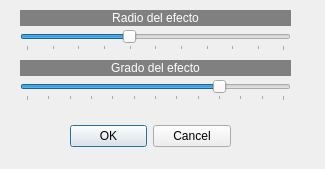
<?xml version="1.0" encoding="UTF-8"?>
<ui version="4.0">
 <class>pinchar_estirar</class>
 <widget class="QDialog" name="pinchar_estirar">
  <property name="geometry">
   <rect>
    <x>0</x>
    <y>0</y>
    <width>325</width>
    <height>169</height>
   </rect>
  </property>
  <property name="windowTitle">
   <string>Efecto de Pinchar/Estirar</string>
  </property>
  <widget class="QDialogButtonBox" name="buttonBox">
   <property name="geometry">
    <rect>
     <x>70</x>
     <y>120</y>
     <width>161</width>
     <height>32</height>
    </rect>
   </property>
   <property name="orientation">
    <enum>Qt::Horizontal</enum>
   </property>
   <property name="standardButtons">
    <set>QDialogButtonBox::Cancel|QDialogButtonBox::Ok</set>
   </property>
  </widget>
  <widget class="QSlider" name="horizontalSlider">
   <property name="geometry">
    <rect>
     <x>20</x>
     <y>30</y>
     <width>271</width>
     <height>21</height>
    </rect>
   </property>
   <property name="minimum">
    <number>1</number>
   </property>
   <property name="maximum">
    <number>500</number>
   </property>
   <property name="pageStep">
    <number>16</number>
   </property>
   <property name="value">
    <number>200</number>
   </property>
   <property name="orientation">
    <enum>Qt::Horizontal</enum>
   </property>
   <property name="tickPosition">
    <enum>QSlider::TicksBelow</enum>
   </property>
   <property name="tickInterval">
    <number>50</number>
   </property>
  </widget>
  <widget class="QLabel" name="label">
   <property name="geometry">
    <rect>
     <x>20</x>
     <y>10</y>
     <width>271</width>
     <height>16</height>
    </rect>
   </property>
   <property name="styleSheet">
    <string notr="true">background-color: rgb(128, 128, 128);
color: rgb(255, 255, 255);</string>
   </property>
   <property name="text">
    <string>Radio del efecto</string>
   </property>
   <property name="alignment">
    <set>Qt::AlignCenter</set>
   </property>
  </widget>
  <widget class="QSlider" name="horizontalSlider_2">
   <property name="geometry">
    <rect>
     <x>20</x>
     <y>80</y>
     <width>271</width>
     <height>21</height>
    </rect>
   </property>
   <property name="minimum">
    <number>-60</number>
   </property>
   <property name="maximum">
    <number>60</number>
   </property>
   <property name="value">
    <number>30</number>
   </property>
   <property name="orientation">
    <enum>Qt::Horizontal</enum>
   </property>
   <property name="tickPosition">
    <enum>QSlider::TicksBelow</enum>
   </property>
   <property name="tickInterval">
    <number>10</number>
   </property>
  </widget>
  <widget class="QLabel" name="label_2">
   <property name="geometry">
    <rect>
     <x>20</x>
     <y>60</y>
     <width>271</width>
     <height>16</height>
    </rect>
   </property>
   <property name="styleSheet">
    <string notr="true">background-color: rgb(128, 128, 128);
color: rgb(255, 255, 255);</string>
   </property>
   <property name="text">
    <string>Grado del efecto</string>
   </property>
   <property name="alignment">
    <set>Qt::AlignCenter</set>
   </property>
  </widget>
 </widget>
 <resources/>
 <connections>
  <connection>
   <sender>buttonBox</sender>
   <signal>accepted()</signal>
   <receiver>pinchar_estirar</receiver>
   <slot>accept()</slot>
   <hints>
    <hint type="sourcelabel">
     <x>248</x>
     <y>254</y>
    </hint>
    <hint type="destinationlabel">
     <x>157</x>
     <y>274</y>
    </hint>
   </hints>
  </connection>
  <connection>
   <sender>buttonBox</sender>
   <signal>rejected()</signal>
   <receiver>pinchar_estirar</receiver>
   <slot>reject()</slot>
   <hints>
    <hint type="sourcelabel">
     <x>316</x>
     <y>260</y>
    </hint>
    <hint type="destinationlabel">
     <x>286</x>
     <y>274</y>
    </hint>
   </hints>
  </connection>
 </connections>
</ui>
